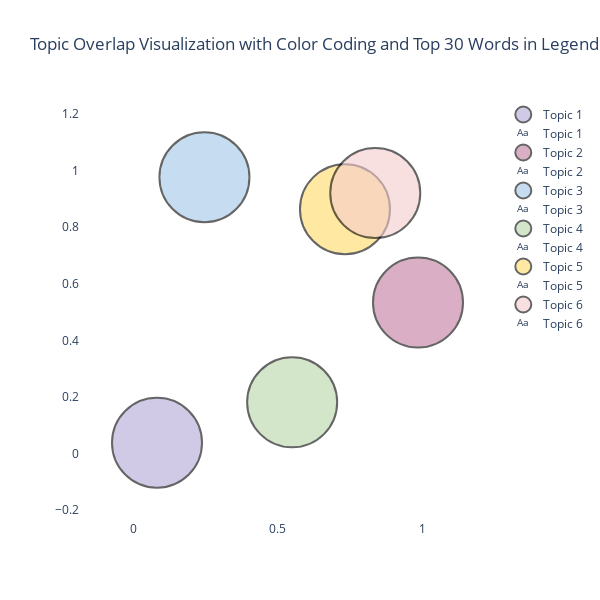

Notebook cell for this chart:
### Code cell
# Step 1: Check the similarity
# Function to calculate the overlap between topics
def get_topic_overlap(lda, tfidf_vectorizer, num_topics):
    words = np.array(tfidf_vectorizer.get_feature_names_out())
    topic_vectors = []

    # Construct topic vectors using the highest-weighted words
    for topic in lda.components_:
        topic_vector = np.zeros(len(words))
        for idx in topic.argsort()[-30:]:  # Top 30 words for each topic
            topic_vector[idx] = topic[idx]
        topic_vectors.append(topic_vector)

    similarity_matrix = cosine_similarity(topic_vectors)
    return similarity_matrix, words

# Calculate the topic similarity and get the words
similarity_matrix, words = get_topic_overlap(lda, tfidf_vectorizer, num_topics)

# Create a dataframe to hold the x and y coordinates for the circles
topic_positions = np.random.rand(num_topics, 2)  # Random initial positions for topics

# Define a list of colors (you can modify this or use a color palette)
colors = [
    '#b4a7d6',  # Light Purple
    '#c27ba0',  # Greige (Grayish Beige)
    '#9fc5e8',  # Light Blue
    '#b6d7a8',  # Light Green
    '#ffd966',  # Dark Yellow
    '#f4cccc',  # Light Pink
    '#ce7e00',  # Dark Brown
    '#d9d9d6',  # Light Gray
    '#444444',  # Dark Gray
    '#a52a2a',  # Brown
]

# Create the plotly figure
fig = go.Figure()

# Add circles for each topic with distinct colors
for i in range(num_topics):
    # Use a random position for each circle
    x_pos, y_pos = topic_positions[i]

    # Add the circle for the current topic with a specific color
    fig.add_trace(go.Scatter(
        x=[x_pos], y=[y_pos], mode="markers", marker=dict(
            size=90, opacity=0.6, line=dict(width=2, color="black"),
            symbol="circle", color=colors[i], sizemode="diameter"),
        name=f"Topic {i + 1}"
    ))

    # Get the top 30 words for the current topic
    top_words = [words[idx] for idx in lda.components_[i].argsort()[-30:]]

    # Add the topic name with top words to the legend (display only the name)
    fig.add_trace(go.Scatter(
        x=[None], y=[None], mode="text", text=[f"Topic {i + 1}: " + ', '.join(top_words)],
        showlegend=True, name=f"Topic {i + 1}"
    ))

# Overlay the circles based on similarity
for i in range(num_topics):
    for j in range(i + 1, num_topics):
        similarity_score = similarity_matrix[i, j]

        if similarity_score > 0.5:  # Only draw lines for significant overlaps

            # Calculate the overlap based on the similarity score
            x_overlap = [topic_positions[i][0], topic_positions[j][0]]
            y_overlap = [topic_positions[i][1], topic_positions[j][1]]

            # Draw a line (representing overlap) between the topics
            fig.add_trace(go.Scatter(
                x=x_overlap, y=y_overlap, mode='lines', line=dict(width=2, color="black"),
                opacity=similarity_score, showlegend=False
            ))

# Set layout to make it more readable and reduce the size of the plot
fig.update_layout(
    title="Topic Overlap Visualization with Color Coding and Top 30 Words in Legend",
    xaxis=dict(showgrid=False, zeroline=False),
    yaxis=dict(showgrid=False, zeroline=False),
    showlegend=True,
    plot_bgcolor="white",
    width=600,
    height=600
)

fig.show()

### Figure 1 — Plotly figure (JSON) as saved in the notebook; plotly's stock layout.template omitted (floating-point values rounded to 4 significant figures)
{"data": [{"marker": {"color": "#b4a7d6", "line": {"color": "black", "width": 2}, "opacity": 0.6, "size": 90, "sizemode": "diameter", "symbol": "circle"}, "mode": "markers", "name": "Topic 1", "type": "scatter", "x": [0.08284], "y": [0.03835]}, {"mode": "text", "name": "Topic 1", "showlegend": true, "text": ["Topic 1: patients, dna, used, specific, pathogenic, based, agglutination, using, sera, lipl32, vaccines, tests, samples, specificity, rapid, antigen, recombinant, sensitivity, diagnostic, leptospira, igm, mat, detection, vaccine, leptospirosis, elisa, diagnosis, pcr, test, assay"], "type": "scatter", "x": [null], "y": [null]}, {"marker": {"color": "#c27ba0", "line": {"color": "black", "width": 2}, "opacity": 0.6, "size": 90, "sizemode": "diameter", "symbol": "circle"}, "mode": "markers", "name": "Topic 2", "type": "scatter", "x": [0.9844], "y": [0.5334]}, {"mode": "text", "name": "Topic 2", "showlegend": true, "text": ["Topic 2: investigate, economic, old, children, farms, causing, viral, estimate, abortion, rodent, model, new, chronic, district, cattle, vaccination, herd, southern, virus, reproductive, herds, dairy, bovine, farm, cows, zealand, deer, hantavirus, lanka, sri"], "type": "scatter", "x": [null], "y": [null]}, {"marker": {"color": "#9fc5e8", "line": {"color": "black", "width": 2}, "opacity": 0.6, "size": 90, "sizemode": "diameter", "symbol": "circle"}, "mode": "markers", "name": "Topic 3", "type": "scatter", "x": [0.2467], "y": [0.9757]}, {"mode": "text", "name": "Topic 3", "showlegend": true, "text": ["Topic 3: mortality, respiratory, year, jaundice, symptoms, associated, dengue, old, involvement, manifestations, infection, weil, illness, cases, diagnosis, treatment, report, syndrome, patient, disease, fever, failure, renal, pulmonary, case, clinical, acute, severe, patients, leptospirosis"], "type": "scatter", "x": [null], "y": [null]}, {"marker": {"color": "#b6d7a8", "line": {"color": "black", "width": 2}, "opacity": 0.6, "size": 90, "sizemode": "diameter", "symbol": "circle"}, "mode": "markers", "name": "Topic 4", "type": "scatter", "x": [0.5497], "y": [0.1811]}, {"mode": "text", "name": "Topic 4", "showlegend": true, "text": ["Topic 4: gene, surface, role, outer, serovar, model, genes, mice, strain, hamsters, membrane, leptospires, pathogenesis, il, infection, binding, leptospirosis, response, cell, virulence, immune, cells, expression, host, leptospiral, pathogenic, protein, proteins, interrogans, leptospira"], "type": "scatter", "x": [null], "y": [null]}, {"marker": {"color": "#ffd966", "line": {"color": "black", "width": 2}, "opacity": 0.6, "size": 90, "sizemode": "diameter", "symbol": "circle"}, "mode": "markers", "name": "Topic 5", "type": "scatter", "x": [0.7322], "y": [0.8628]}, {"mode": "text", "name": "Topic 5", "showlegend": true, "text": ["Topic 5: zoonotic, rodents, transmission, associated, brazil, urban, incidence, seroprevalence, humans, positive, spp, animal, cattle, serovar, prevalence, species, serovars, samples, health, infection, factors, human, dogs, animals, cases, study, disease, risk, leptospira, leptospirosis"], "type": "scatter", "x": [null], "y": [null]}, {"marker": {"color": "#f4cccc", "line": {"color": "black", "width": 2}, "opacity": 0.6, "size": 90, "sizemode": "diameter", "symbol": "circle"}, "mode": "markers", "name": "Topic 6", "type": "scatter", "x": [0.8368], "y": [0.9198]}, {"mode": "text", "name": "Topic 6", "showlegend": true, "text": ["Topic 6: emergence, change, factors, neglected, human, global, asia, risk, borne, zoonoses, public, tropical, zoonotic, emerging, burden, countries, infectious, climate, dengue, disease, review, india, malaria, fever, infections, health, leptospirosis, scrub, diseases, typhus"], "type": "scatter", "x": [null], "y": [null]}], "layout": {"height": 600, "plot_bgcolor": "white", "showlegend": true, "title": {"text": "Topic Overlap Visualization with Color Coding and Top 30 Words in Legend"}, "width": 600, "xaxis": {"showgrid": false, "zeroline": false}, "yaxis": {"showgrid": false, "zeroline": false}}}
